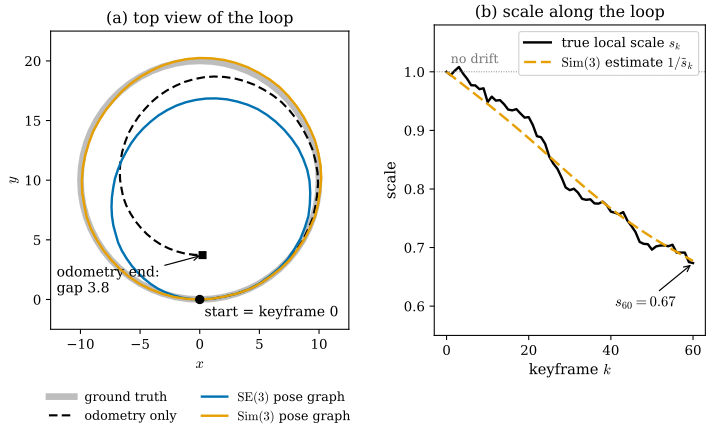

Recreate this plot in Python.
"""Figure 28.3.3: monocular scale drift and loop closure with SE(3) and Sim(3) pose graphs (Section 28.3).

Simulation (lib/dgba.drift_experiment): K = 60 keyframes on a circle of radius 10 (keyframe 60 is back at
keyframe 0). The odometry between keyframes k and k+1 is measured with rotation noise 0.3 deg and with its
translation in the local map scale s_k; log s_k is a random walk with drift -0.006 and step std 0.01 per keyframe
(seed 11), so s_60 = 0.67. Loop closure between keyframe 60 and keyframe 0:
  * SE(3) pose graph: loop edge = identity rigid motion (same place, same orientation);
  * Sim(3) pose graph [Strasdat10, MurArtal15]: odometry edges with scale 1, loop edge with scale ratio
    s_0/s_60 (what a 3D-3D alignment of the two local maps measures).
Both are solved by Gauss-Newton with keyframe 0 fixed (lib/dgba.pose_graph), identity information matrices.
(a) top view: ground truth (thick gray), dead reckoning (chained odometry, black dashed), SE(3) result (blue),
    Sim(3) result (orange).
(b) the local scale along the loop: true s_k (black) and the Sim(3) estimate 1/s~_k (orange), where s~_k is the
    scale of the optimized vertex k.
Self-check: the position RMS error (no alignment) of the Sim(3) result is < 0.4 and < 1/5 of the SE(3) result; both
pose graphs close the loop (end-to-start gap < 0.05).

Run from the project root:
``PYTHONPATH=tools python3 chapters/28-lie-groups-poses/figures/fig-28-3-3-scale-drift.py``
"""

import os
import pathlib
import sys

os.environ.setdefault("OMP_NUM_THREADS", "4")
os.environ.setdefault("OPENBLAS_NUM_THREADS", "4")
sys.path.insert(0, str(pathlib.Path(__file__).resolve().parents[1] / "lib"))
import dgba as B  # noqa: E402

import dgfig  # noqa: E402

dgfig.setup()

import matplotlib.pyplot as plt  # noqa: E402
import numpy as np  # noqa: E402

C = dgfig.COLORS
E = B.drift_experiment()
P = E["P"]
dr = np.array([T[:3, 3] for T in E["DR"]])
Xse, _ = B.pose_graph(E, "se3")
Xsim, _ = B.pose_graph(E, "sim")
pse = np.array([X[:3, 3] for X in Xse])
psim = np.array([X[:3, 3] for X in Xsim])
ssim = np.array([np.cbrt(np.linalg.det(X[:3, :3])) for X in Xsim])
e_dr, e_se, e_sim = B.rms(dr, P), B.rms(pse, P), B.rms(psim, P)
assert e_sim < 0.4 and e_sim < e_se / 5, (e_dr, e_se, e_sim)
assert np.linalg.norm(pse[-1] - pse[0]) < 0.05 and np.linalg.norm(psim[-1] - psim[0]) < 0.05

fig, (ax, bx) = plt.subplots(1, 2, figsize=(8.8, 4.2), gridspec_kw=dict(wspace=0.3, width_ratios=[1.1, 1]))
ax.plot(P[:, 0], P[:, 1], color="#BDBDBD", lw=5, label="ground truth", zorder=1)
ax.plot(dr[:, 0], dr[:, 1], color=C["main"], lw=1.6, ls=(0, (4, 2)), label="odometry only", zorder=2)
ax.plot(pse[:, 0], pse[:, 1], color=C["tangent"], lw=1.8, label=r"$\mathrm{SE}(3)$ pose graph", zorder=3)
ax.plot(psim[:, 0], psim[:, 1], color=C["accent"], lw=1.8, label=r"$\mathrm{Sim}(3)$ pose graph", zorder=4)
ax.plot(0, 0, "o", color=C["main"], ms=6, zorder=5)
ax.text(0.4, -1.4, "start = keyframe 0", fontsize=10.5)
ax.plot(dr[-1, 0], dr[-1, 1], "s", color=C["main"], ms=5, zorder=5)
ax.annotate("odometry end:\ngap %.1f" % np.linalg.norm(dr[-1] - dr[0]), xy=dr[-1, :2], xytext=(-12.0, 0.6),
            fontsize=10.5, arrowprops=dict(arrowstyle="->", lw=0.9))
ax.set_aspect("equal")
ax.set_xlim(-12.5, 12.5)
ax.set_ylim(-2.5, 22.5)
ax.set_xlabel(r"$x$")
ax.set_ylabel(r"$y$")
ax.legend(loc="upper center", bbox_to_anchor=(0.5, -0.17), ncol=2, fontsize=9.5, frameon=False)
ax.set_title("(a) top view of the loop", fontsize=12)

k = np.arange(E["K"] + 1)
bx.plot(k, E["s"], color=C["main"], lw=1.8, label=r"true local scale $s_k$")
bx.plot(k, 1 / ssim, color=C["accent"], lw=1.8, ls=(0, (5, 2)), label=r"$\mathrm{Sim}(3)$ estimate $1/\tilde s_k$")
bx.axhline(1.0, color=C["aux"], lw=0.7, ls=":")
bx.set_xlabel("keyframe $k$")
bx.set_ylabel("scale")
bx.set_ylim(0.55, 1.08)
bx.legend(loc="upper right", fontsize=10, frameon=True, framealpha=0.95)
bx.set_title("(b) scale along the loop", fontsize=12)
bx.annotate(r"$s_{60} = %.2f$" % E["s"][-1], xy=(60, E["s"][-1]), xytext=(41, 0.6), fontsize=11,
            arrowprops=dict(arrowstyle="->", lw=0.9))
bx.text(1.0, 1.015, "no drift", fontsize=9.5, color=C["aux"])

print(f"RMS position error: odometry {e_dr:.2f}, SE(3) {e_se:.2f}, Sim(3) {e_sim:.2f}; s_K = {E['s'][-1]:.3f}")
dgfig.save(fig, __file__)
